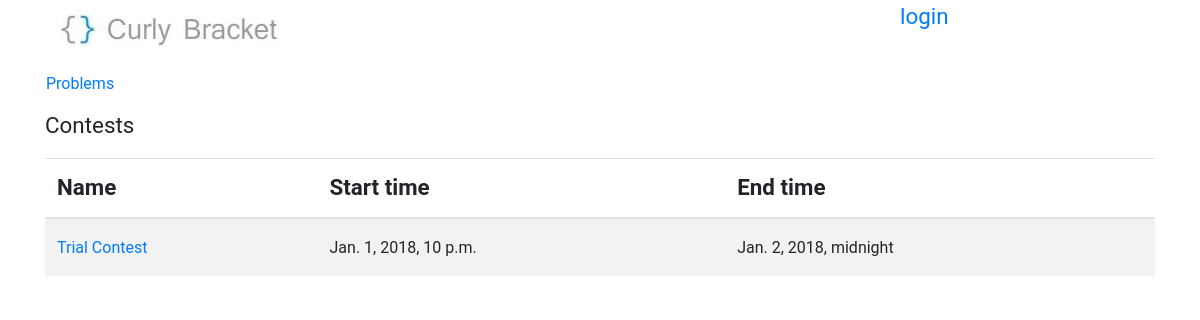
The app's page /contests/ with its own data.
### BracketsOJ/models.py (models this page shows, shortened)
class contest(models.Model):
    name = models.CharField(max_length=50)
    start_date = models.DateTimeField()
    end_date = models.DateTimeField(blank=True,null=True)

### BracketsOJ/views.py (the view)
# urls.py: re_path(r'contests/?', views.contestsView, name='contests'),
def contestsView(request):
    contests = contest.objects.all()
    try:
        return render(request, 'contests.html', {'contests': contests})
    except:
        raise SuspiciousOperation()

### templates/contests.html (shortened to what this page needs)
{% extends "base.html" %}
{% block content %}
        <div>
            <nav class="row nav problem-text">
                <a class="nav-link" href="{% url 'problems' %}">Problems</a>
            </nav>
        </div>
        <div>
            <p>Contests</p>
            <div class="table-responsive">
                <table class="table table-striped">
                    <thead>
                        <tr>
                            <th colspan="2">
                                 Name
                            </th>
                            <th>
                                Start time
                            </th>
                            <th>
                                End time
                            </th>
                        </tr>
                    </thead>
                    <tbody class="problem-text">
                    {% load tz %}
                    {% for contest in contests %}
                        <tr>
                            <td colspan="2">
                                <a href="{% url 'dashboard' contest_id=contest.id %}">{{ contest.name }}</a>
                            </td>
                            <td>
                                {{ contest.start_date|localtime }}
                            </td>
                            <td>
                                {{ contest.end_date|localtime }}
                            </td>
                        </tr>
                    {% endfor %}
                    </tbody>
                </table>
            </div>
        </div>
{% endblock content %}

### templates/base.html (style rules this page uses)
body { line-height: 1.5em; font-size: 1.4rem; font-family: "Roboto", "Lucida Grande", Verdana, Arial, sans-serif; padding-bottom: 47px; }
.problem-text { font-size: 1rem; }

### records on screen
contest: name "Trial Contest", start_date "Jan. 1, 2018, 10 p.m.", end_date "Jan. 2, 2018, midnight"
